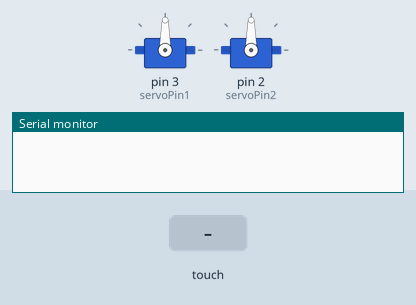
Bench run of a sketch on a simulated Arduino Uno, built with avr-gcc and run on an emulated ATmega328P. On the bench: 2 × servo, the last lines printed to the serial monitor. The inputs (shaded band) are chosen by the test bench.

Above: at 1.2 s.
1.3 s: touch panel pressed at 13 % / 10 % of its raw x / y range
At 2.6 s:
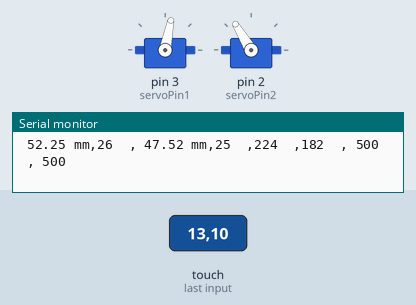
2.9 s: touch panel pressed at 38 % / 10 % of its raw x / y range
At 3.8 s:
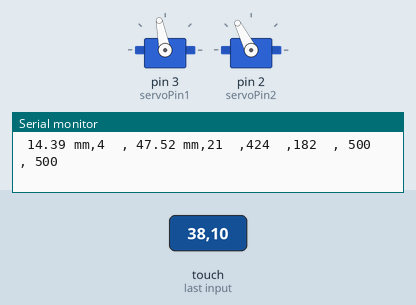
4.5 s: touch panel pressed at 62 % / 10 % of its raw x / y range
At 5.0 s:
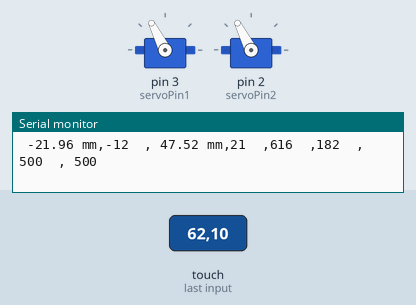
6.1 s: touch panel pressed at 87 % / 10 % of its raw x / y range
At 7.4 s:
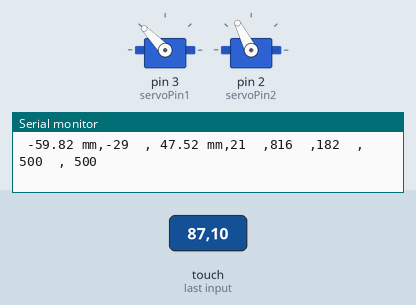
7.7 s: touch panel pressed at 13 % / 30 % of its raw x / y range
At 8.6 s:
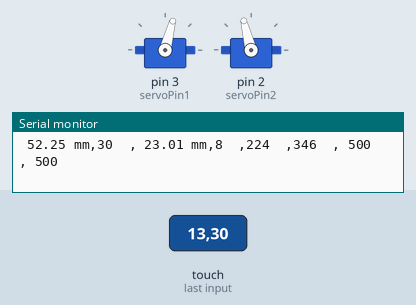
9.3 s: touch panel pressed at 13 % / 50 % of its raw x / y range
At 9.9 s:
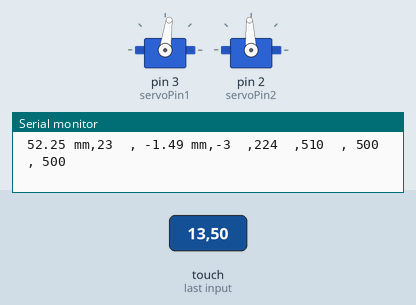
Timing chart, 0 to 11.9 s (numbered marks = the images above; inputs shaded):
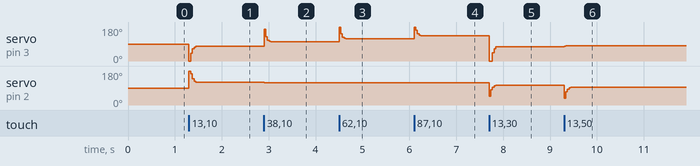

The sketch:

Regulator_implementat_discret.ino
```cpp
#include <Servo.h>
#include <stdint.h>

#include "TouchScreen.h"
#define YP A2
#define XM A3
#define YM 8
#define XP 9
TouchScreen ts = TouchScreen(XP, YP, XM, YM, 350);
double Xmin=57;
  double Xmax=963;
  double Ymax=930;
  double Ymin=60;

  double Xmm=171.5;
  double Ymm=130;
  double Xconversion=Xmm/(Xmax-Xmin);
  double Yconversion=Ymm/(Ymax-Ymin);
  double Errorx, Errory,Setpointy, Setpointx;

 Servo Servo1;
 Servo Servo2;
 // Declare the Servo pin
int servoPin1 = 3;
int servoPin2=2;

 float e[20];
  float c[20];
  float e1[20];
  float c1[20];

  int squareCoords[][2] = {
  {350,350}, // Punctul 1
  {350, 760}, // Punctul 2
  {760, 760}, // Punctul 3
  {760, 350}, // Punctul 4
  };
  double t = 0.0; // Parametrul de interpolare între puncte
int currentPointIndex = 0; // Indexul punctului curent
int nextPointIndex = 1; // Indexul punctului următor


void setup() {
  Serial.begin(115200);
  Servo1.attach(servoPin1);
  Servo2.attach(servoPin2);
  Serial.begin(115200);
  for(int i=0;i<20;i++){
    e[i]=0;
    c[i]=0;
  }
  for(int i=0;i<20;i++){
    e1[i]=0;
    c1[i]=0;
  }

}

void loop() {


  TSPoint p = ts.getPoint();
  if (p.z > ts.pressureThreshhold){

  //  Setpointx = squareCoords[currentPointIndex][0] * (1 - t) + squareCoords[nextPointIndex][0] * t;
  // Setpointy = squareCoords[currentPointIndex][1] * (1 - t) + squareCoords[nextPointIndex][1] * t;
  //t += 0.014; // Ajustează această valoare pentru a controla viteza de deplasare între puncte
  //if (t >= 1.0) {
 //  t = 0.0; // Resetează parametrul de interpolare
  // currentPointIndex = nextPointIndex;
  // nextPointIndex = (nextPointIndex + 1) % (sizeof(squareCoords) / sizeof(squareCoords[0])); // Treci la următorul punct, ciclic
   //             }
Setpointx=500;
Setpointy=500;


    e[2]=e[1];
    e[1]=e[0];
    e[0]=Setpointy-p.y;
    c[2]=c[1];
     c[1]=c[0];

     e1[2]=e1[1];
    e1[1]=e1[0];
    e1[0]=Setpointx-p.x;
    c1[2]=c1[1];
     c1[1]=c1[0];

      Errorx=e1[0];
      Errory=e[0];

       c[0]=0.4274*c[1]+0.4274*e[0]-0.3895*e[1];// zoh, wm=7,0.1*Hr si Te=33
       c1[0]=0.4274*c1[1]+0.4374*e1[0]-0.3895*e1[1];


    Servo2.write(round(c[0])+96);
    Servo1.write(round(-c1[0]+105));
    delay(33);


  //Serial.print("Abatere = "); Serial.print(e[0]);
   // Serial.print("\tY = "); Serial.print(p.y);
    //Serial.print("\tCommand = "); Serial.println(c[0]);
  Serial.print(" ");Serial.print(Errorx*Xconversion);   Serial.print(" mm,");  Serial.print(round(c1[0]));  Serial.print("  , ");   Serial.print(Errory*Yconversion);Serial.print(" mm,"); Serial.print(round(c[0]));  Serial.print("  ,");Serial.print(p.x);Serial.print("  ,");Serial.print(p.y);Serial.print("  , ");Serial.print(500);Serial.print("  , ");Serial.print(500);
  Serial.print("\n");
  }


 }
```

Measured:
- after the input at 1.3 s, servo on pin 3 (servoPin1): 90° → 79° at once; servo on pin 2 (servoPin2): 90° → 121° at once
- after the input at 2.9 s, servo on pin 3 (servoPin1): 79° → 101° at once; servo on pin 2 (servoPin2): 121° → 117° at once
- after the input at 4.5 s, servo on pin 3 (servoPin1): 101° → 117° at once
- after the input at 6.1 s, servo on pin 3 (servoPin1): 117° → 134° at once
- after the input at 7.7 s, servo on pin 3 (servoPin1): 134° → 0° at once, → 75° 0.07 s later; servo on pin 2 (servoPin2): 117° → 104° at once
- after the input at 9.3 s, servo on pin 3 (servoPin1): 75° → 81° at once, → 82° 0.11 s later; servo on pin 2 (servoPin2): 104° → 93° at once
